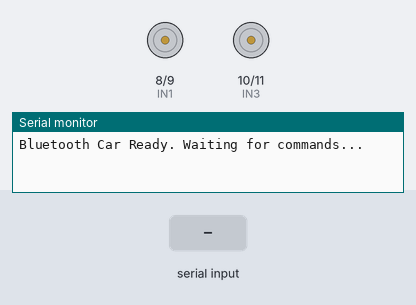
Simulated run of this sketch. Board: Arduino Uno, built with avr-gcc and run on an emulated ATmega328P. Parts: motor-driver pin pairs drawn as motors (green arrow = first pin HIGH = forward, orange = second pin HIGH = backward, longer = more drive), the last lines printed to the serial monitor. Inputs (shaded band) come from the test bench.

Above: at 1.2 s.
1.3 s: "F" received over the second serial link
At 2.0 s:
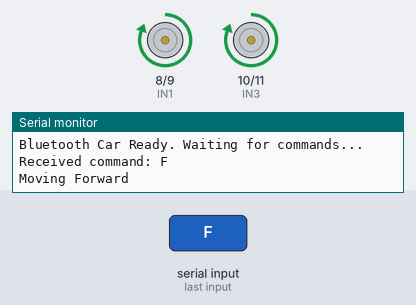
2.8 s: "B" received over the second serial link
At 3.2 s:
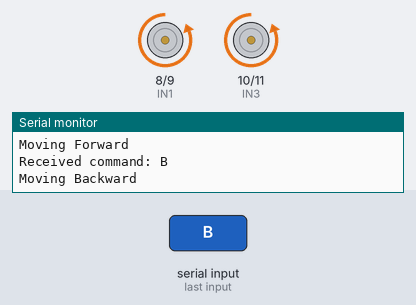
4.3 s: "L" received over the second serial link
At 5.5 s:
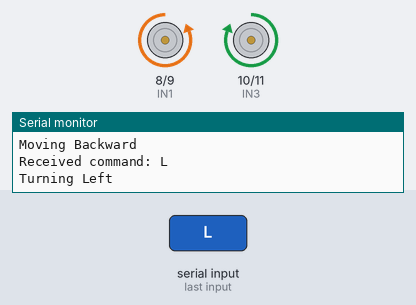
5.8 s: "R" received over the second serial link
At 6.7 s:
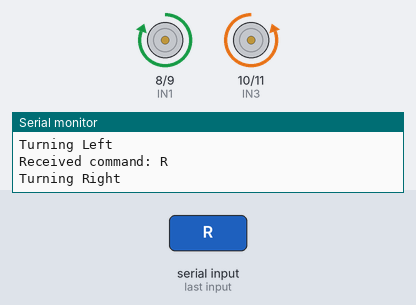
Timing chart, 0 to 8.3 s (numbered marks = the images above; inputs shaded):
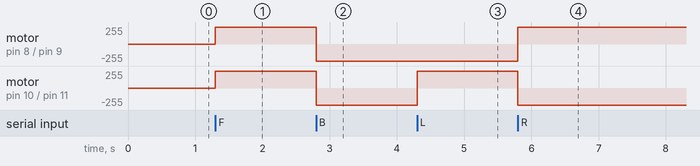

The sketch:

bluetooth-car.ino
```cpp
#include <SoftwareSerial.h>

// Bluetooth module connected to D2 (RX), D3 (TX)
SoftwareSerial BT(2, 3); // RX, TX

char command;

const int IN1 = 8;
const int IN2 = 9;
const int IN3 = 10;
const int IN4 = 11;

void setup()
{
    pinMode(IN1, OUTPUT);
    pinMode(IN2, OUTPUT);
    pinMode(IN3, OUTPUT);
    pinMode(IN4, OUTPUT);

    Serial.begin(9600); // USB Serial Monitor
    BT.begin(9600);     // Bluetooth module baud rate

    Serial.println("Bluetooth Car Ready. Waiting for commands...");
}

void loop()
{
    if (BT.available())
    {
        command = BT.read();
        command = toupper(command);

        Serial.print("Received command: ");
        Serial.println(command);

        switch (command)
        {
        case 'F':
            forward();
            Serial.println("Moving Forward");
            break;
        case 'B':
            backward();
            Serial.println("Moving Backward");
            break;
        case 'L':
            left();
            Serial.println("Turning Left");
            break;
        case 'R':
            right();
            Serial.println("Turning Right");
            break;
        case 'S':
            stopMotors();
            Serial.println("Stopped");
            break;
        default:
            Serial.println("Unknown command");
            break;
        }
    }
}

// Motor Control Functions
void forward()
{
    digitalWrite(IN1, HIGH);
    digitalWrite(IN2, LOW);
    digitalWrite(IN3, HIGH);
    digitalWrite(IN4, LOW);
}

void backward()
{
    digitalWrite(IN1, LOW);
    digitalWrite(IN2, HIGH);
    digitalWrite(IN3, LOW);
    digitalWrite(IN4, HIGH);
}

void left()
{
    digitalWrite(IN1, LOW);
    digitalWrite(IN2, HIGH);
    digitalWrite(IN3, HIGH);
    digitalWrite(IN4, LOW);
}

void right()
{
    digitalWrite(IN1, HIGH);
    digitalWrite(IN2, LOW);
    digitalWrite(IN3, LOW);
    digitalWrite(IN4, HIGH);
}

void stopMotors()
{
    digitalWrite(IN1, LOW);
    digitalWrite(IN2, LOW);
    digitalWrite(IN3, LOW);
    digitalWrite(IN4, LOW);
}
```

Measured:
- after the input at 1.3 s, motor on pin 8 (IN1) / pin 9 (IN2), motor on pin 10 (IN3) / pin 11 (IN4): stopped → forward 255/255 at once
- after the input at 2.8 s, motor on pin 8 (IN1) / pin 9 (IN2), motor on pin 10 (IN3) / pin 11 (IN4): forward 255/255 → backward 255/255 at once
- after the input at 4.3 s, motor on pin 10 (IN3) / pin 11 (IN4): backward 255/255 → forward 255/255 at once
- after the input at 5.8 s, motor on pin 8 (IN1) / pin 9 (IN2): backward 255/255 → forward 255/255 at once; motor on pin 10 (IN3) / pin 11 (IN4): forward 255/255 → backward 255/255 at once
